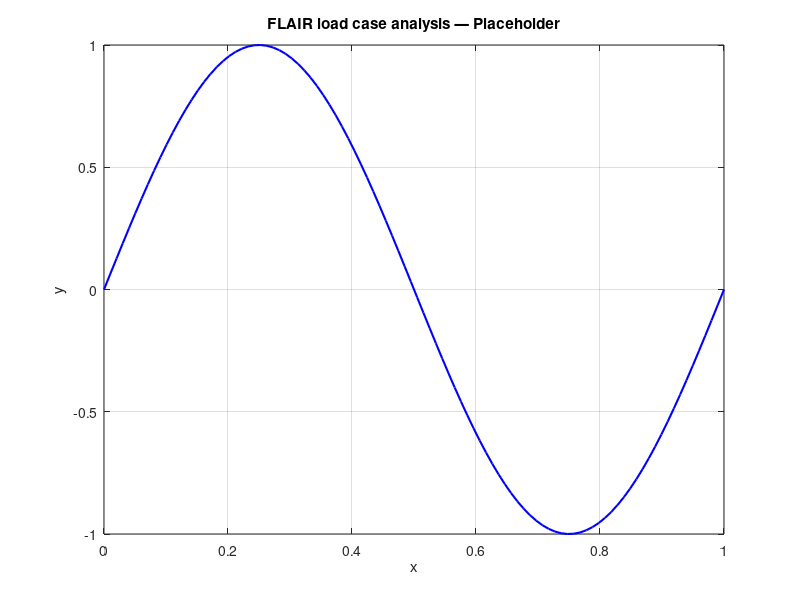

This chart was generated by the following MATLAB code:
% load_case_analysis.m
% FLAIR load case analysis
% Author: Eesha Tolety | CU Boulder / Amity University
%
% PLACEHOLDER SCRIPT
% ==================
% This file is a placeholder. Replace the example code below
% with your actual analysis scripts for this project.
%
% TODO: Add your code here

clc; clear; close all;

%% --- PARAMETERS (update these) ---
% Add your problem-specific parameters here

%% --- LOAD DATA ---
% TODO: Load your simulation/experimental data
% Example: data = readmatrix('data/results.csv');

%% --- ANALYSIS ---
% TODO: Add your analysis code here

%% --- VISUALIZATION ---
% TODO: Add your plots here
figure('Color','white');
x = linspace(0, 1, 100);
y = sin(2*pi*x);
plot(x, y, 'b-', 'LineWidth', 1.5);
xlabel('x'); ylabel('y');
title('FLAIR load case analysis — Placeholder');
grid on;

fprintf('Placeholder script for: FLAIR load case analysis\n');
fprintf('Replace with actual code.\n');
